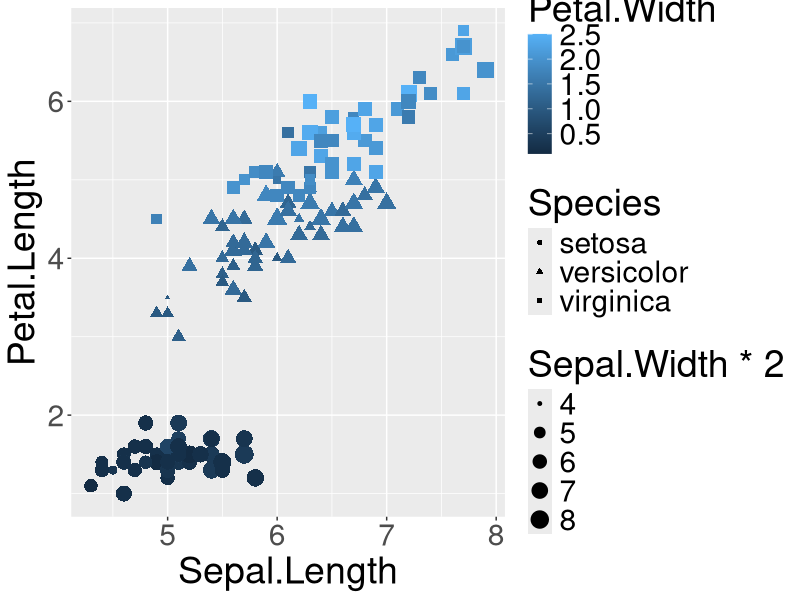

Recreate this plot in R.
library(ggplot2)

png("ggplot.png", width = 900, height = 750)
ggplot(iris) + geom_point(aes(x = Sepal.Length, y = Petal.Length,
                              size = Sepal.Width * 2, colour = Petal.Width, shape = Species)) +
  theme(text = element_text(size = 27))
dev.off()
